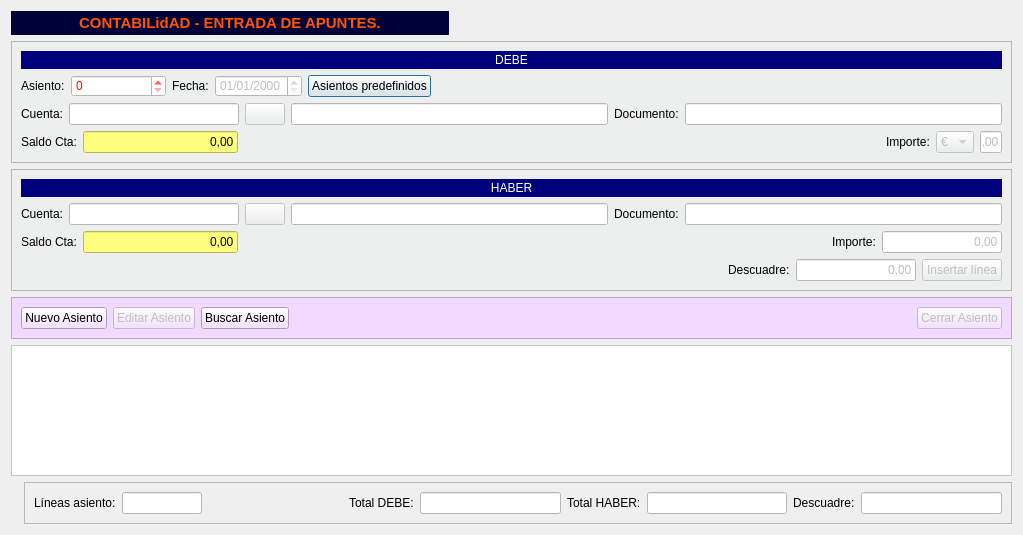
<?xml version="1.0" encoding="UTF-8"?>
<ui version="4.0">
 <class>FrmEntrada_apuntes</class>
 <widget class="QDialog" name="FrmEntrada_apuntes">
  <property name="geometry">
   <rect>
    <x>0</x>
    <y>0</y>
    <width>1023</width>
    <height>535</height>
   </rect>
  </property>
  <property name="windowTitle">
   <string>Dialog</string>
  </property>
  <layout class="QGridLayout" name="gridLayout_2">
   <item row="0" column="0" colspan="2">
    <widget class="QLabel" name="label_70">
     <property name="minimumSize">
      <size>
       <width>266</width>
       <height>24</height>
      </size>
     </property>
     <property name="maximumSize">
      <size>
       <width>438</width>
       <height>25</height>
      </size>
     </property>
     <property name="styleSheet">
      <string notr="true">background-color: rgb(0, 0, 57);</string>
     </property>
     <property name="text">
      <string>&lt;html&gt;&lt;head/&gt;&lt;body&gt;&lt;p&gt;&lt;span style=&quot; font-size:11pt; font-weight:600; color:#ff5500;&quot;&gt;CONTABILidAD - ENTRADA DE APUNTES.&lt;/span&gt;&lt;/p&gt;&lt;/body&gt;&lt;/html&gt;</string>
     </property>
     <property name="alignment">
      <set>Qt::AlignCenter</set>
     </property>
    </widget>
   </item>
   <item row="1" column="0" colspan="2">
    <widget class="QFrame" name="frame">
     <property name="styleSheet">
      <string notr="true">background-color: #ecefed;
</string>
     </property>
     <property name="frameShape">
      <enum>QFrame::StyledPanel</enum>
     </property>
     <property name="frameShadow">
      <enum>QFrame::Raised</enum>
     </property>
     <layout class="QGridLayout" name="gridLayout">
      <item row="1" column="0" colspan="6">
       <layout class="QHBoxLayout" name="horizontalLayout_3">
        <item>
         <widget class="QLabel" name="label">
          <property name="text">
           <string>Asiento:</string>
          </property>
         </widget>
        </item>
        <item>
         <widget class="QSpinBox" name="txtnum_asiento">
          <property name="minimumSize">
           <size>
            <width>95</width>
            <height>0</height>
           </size>
          </property>
          <property name="styleSheet">
           <string notr="true">background-color: rgb(255, 255, 255);
color: rgb(255, 0, 0);</string>
          </property>
         </widget>
        </item>
        <item>
         <widget class="QLabel" name="label_2">
          <property name="text">
           <string>Fecha:</string>
          </property>
         </widget>
        </item>
        <item>
         <widget class="QDateEdit" name="txtfecha_asiento">
          <property name="enabled">
           <bool>false</bool>
          </property>
          <property name="styleSheet">
           <string notr="true">background-color: rgb(255, 255, 255);</string>
          </property>
          <property name="displayFormat">
           <string>dd/MM/yyyy</string>
          </property>
         </widget>
        </item>
        <item>
         <widget class="QPushButton" name="pushButton">
          <property name="text">
           <string>Asientos predefinidos</string>
          </property>
         </widget>
        </item>
        <item>
         <spacer name="horizontalSpacer_4">
          <property name="orientation">
           <enum>Qt::Horizontal</enum>
          </property>
          <property name="sizeHint" stdset="0">
           <size>
            <width>40</width>
            <height>20</height>
           </size>
          </property>
         </spacer>
        </item>
       </layout>
      </item>
      <item row="3" column="3">
       <widget class="QLabel" name="label_6">
        <property name="text">
         <string>Importe:</string>
        </property>
       </widget>
      </item>
      <item row="3" column="4">
       <widget class="QComboBox" name="cbo_moneda">
        <property name="enabled">
         <bool>false</bool>
        </property>
        <item>
         <property name="text">
          <string>€</string>
         </property>
        </item>
        <item>
         <property name="text">
          <string>$</string>
         </property>
        </item>
        <item>
         <property name="text">
          <string>&amp;</string>
         </property>
        </item>
       </widget>
      </item>
      <item row="2" column="0" colspan="6">
       <layout class="QHBoxLayout" name="horizontalLayout_5">
        <item>
         <widget class="QLabel" name="label_3">
          <property name="text">
           <string>Cuenta:</string>
          </property>
         </widget>
        </item>
        <item>
         <widget class="QLineEdit" name="txtcuenta_debe">
          <property name="enabled">
           <bool>false</bool>
          </property>
          <property name="maximumSize">
           <size>
            <width>170</width>
            <height>16777215</height>
           </size>
          </property>
          <property name="styleSheet">
           <string notr="true">background-color: rgb(255, 255, 255);</string>
          </property>
         </widget>
        </item>
        <item>
         <widget class="QPushButton" name="btnbuscar_cuenta_debe">
          <property name="enabled">
           <bool>false</bool>
          </property>
          <property name="text">
           <string/>
          </property>
          <property name="icon">
           <iconset resource="../maya.qrc">
            <normaloff>:/Icons/PNG/search.png</normaloff>:/Icons/PNG/search.png</iconset>
          </property>
          <property name="iconSize">
           <size>
            <width>19</width>
            <height>19</height>
           </size>
          </property>
         </widget>
        </item>
        <item>
         <widget class="QLineEdit" name="txtdesc_cuenta_debe">
          <property name="enabled">
           <bool>false</bool>
          </property>
          <property name="styleSheet">
           <string notr="true">background-color: rgb(255, 255, 255);</string>
          </property>
         </widget>
        </item>
        <item>
         <widget class="QLabel" name="label_4">
          <property name="text">
           <string>Documento:</string>
          </property>
         </widget>
        </item>
        <item>
         <widget class="QLineEdit" name="txtdocumento_debe">
          <property name="enabled">
           <bool>false</bool>
          </property>
          <property name="styleSheet">
           <string notr="true">background-color: rgb(255, 255, 255);</string>
          </property>
         </widget>
        </item>
       </layout>
      </item>
      <item row="0" column="0" colspan="6">
       <widget class="QLabel" name="label_18">
        <property name="minimumSize">
         <size>
          <width>0</width>
          <height>18</height>
         </size>
        </property>
        <property name="styleSheet">
         <string notr="true">background-color: rgb(0, 0, 127);
color: rgb(255, 255, 255);</string>
        </property>
        <property name="text">
         <string>DEBE</string>
        </property>
        <property name="alignment">
         <set>Qt::AlignCenter</set>
        </property>
       </widget>
      </item>
      <item row="3" column="5">
       <widget class="QLineEdit" name="txtimporte_debe">
        <property name="enabled">
         <bool>false</bool>
        </property>
        <property name="maximumSize">
         <size>
          <width>120</width>
          <height>16777215</height>
         </size>
        </property>
        <property name="styleSheet">
         <string notr="true">background-color: rgb(255, 255, 255);</string>
        </property>
        <property name="text">
         <string>0,00</string>
        </property>
        <property name="alignment">
         <set>Qt::AlignRight|Qt::AlignTrailing|Qt::AlignVCenter</set>
        </property>
       </widget>
      </item>
      <item row="3" column="2">
       <spacer name="horizontalSpacer">
        <property name="orientation">
         <enum>Qt::Horizontal</enum>
        </property>
        <property name="sizeHint" stdset="0">
         <size>
          <width>747</width>
          <height>20</height>
         </size>
        </property>
       </spacer>
      </item>
      <item row="3" column="0">
       <widget class="QLabel" name="label_14">
        <property name="text">
         <string>Saldo Cta:</string>
        </property>
       </widget>
      </item>
      <item row="3" column="1">
       <widget class="QLineEdit" name="lineEdit">
        <property name="minimumSize">
         <size>
          <width>155</width>
          <height>0</height>
         </size>
        </property>
        <property name="maximumSize">
         <size>
          <width>155</width>
          <height>16777215</height>
         </size>
        </property>
        <property name="styleSheet">
         <string notr="true">background-color: rgb(255, 255, 127);</string>
        </property>
        <property name="text">
         <string>0,00</string>
        </property>
        <property name="alignment">
         <set>Qt::AlignRight|Qt::AlignTrailing|Qt::AlignVCenter</set>
        </property>
       </widget>
      </item>
     </layout>
    </widget>
   </item>
   <item row="2" column="0" colspan="2">
    <widget class="QFrame" name="frame_4">
     <property name="styleSheet">
      <string notr="true">background-color: #ecefed;</string>
     </property>
     <property name="frameShape">
      <enum>QFrame::StyledPanel</enum>
     </property>
     <property name="frameShadow">
      <enum>QFrame::Raised</enum>
     </property>
     <layout class="QVBoxLayout" name="verticalLayout">
      <item>
       <widget class="QLabel" name="label_17">
        <property name="minimumSize">
         <size>
          <width>0</width>
          <height>18</height>
         </size>
        </property>
        <property name="styleSheet">
         <string notr="true">background-color: rgb(0, 0, 127);
color: rgb(255, 255, 255);</string>
        </property>
        <property name="text">
         <string>HABER</string>
        </property>
        <property name="alignment">
         <set>Qt::AlignCenter</set>
        </property>
       </widget>
      </item>
      <item>
       <layout class="QHBoxLayout" name="horizontalLayout_6">
        <item>
         <widget class="QLabel" name="label_15">
          <property name="text">
           <string>Cuenta:</string>
          </property>
         </widget>
        </item>
        <item>
         <widget class="QLineEdit" name="txtcuenta_haber">
          <property name="enabled">
           <bool>false</bool>
          </property>
          <property name="maximumSize">
           <size>
            <width>170</width>
            <height>16777215</height>
           </size>
          </property>
          <property name="styleSheet">
           <string notr="true">background-color: rgb(255, 255, 255);</string>
          </property>
         </widget>
        </item>
        <item>
         <widget class="QPushButton" name="btnbuscar_cuenta_haber">
          <property name="enabled">
           <bool>false</bool>
          </property>
          <property name="text">
           <string/>
          </property>
          <property name="icon">
           <iconset resource="../maya.qrc">
            <normaloff>:/Icons/PNG/search.png</normaloff>:/Icons/PNG/search.png</iconset>
          </property>
          <property name="iconSize">
           <size>
            <width>19</width>
            <height>19</height>
           </size>
          </property>
         </widget>
        </item>
        <item>
         <widget class="QLineEdit" name="txtdesc_cuenta_haber">
          <property name="enabled">
           <bool>false</bool>
          </property>
          <property name="styleSheet">
           <string notr="true">background-color: rgb(255, 255, 255);</string>
          </property>
         </widget>
        </item>
        <item>
         <widget class="QLabel" name="label_13">
          <property name="text">
           <string>Documento:</string>
          </property>
         </widget>
        </item>
        <item>
         <widget class="QLineEdit" name="txtdoc_haber">
          <property name="enabled">
           <bool>false</bool>
          </property>
          <property name="styleSheet">
           <string notr="true">background-color: rgb(255, 255, 255);</string>
          </property>
         </widget>
        </item>
       </layout>
      </item>
      <item>
       <layout class="QHBoxLayout" name="horizontalLayout_7">
        <item>
         <widget class="QLabel" name="label_19">
          <property name="text">
           <string>Saldo Cta:</string>
          </property>
         </widget>
        </item>
        <item>
         <widget class="QLineEdit" name="lineEdit_2">
          <property name="maximumSize">
           <size>
            <width>155</width>
            <height>16777215</height>
           </size>
          </property>
          <property name="styleSheet">
           <string notr="true">background-color: rgb(255, 255, 127);</string>
          </property>
          <property name="text">
           <string>0,00</string>
          </property>
          <property name="alignment">
           <set>Qt::AlignRight|Qt::AlignTrailing|Qt::AlignVCenter</set>
          </property>
         </widget>
        </item>
        <item>
         <spacer name="horizontalSpacer_3">
          <property name="orientation">
           <enum>Qt::Horizontal</enum>
          </property>
          <property name="sizeHint" stdset="0">
           <size>
            <width>335</width>
            <height>20</height>
           </size>
          </property>
         </spacer>
        </item>
        <item>
         <widget class="QLabel" name="label_12">
          <property name="text">
           <string>Importe:</string>
          </property>
         </widget>
        </item>
        <item>
         <widget class="QLineEdit" name="txtimporte_haber">
          <property name="enabled">
           <bool>false</bool>
          </property>
          <property name="maximumSize">
           <size>
            <width>120</width>
            <height>16777215</height>
           </size>
          </property>
          <property name="styleSheet">
           <string notr="true">background-color: rgb(255, 255, 255);</string>
          </property>
          <property name="text">
           <string>0,00</string>
          </property>
          <property name="alignment">
           <set>Qt::AlignRight|Qt::AlignTrailing|Qt::AlignVCenter</set>
          </property>
         </widget>
        </item>
       </layout>
      </item>
      <item>
       <layout class="QHBoxLayout" name="horizontalLayout_2">
        <item>
         <spacer name="horizontalSpacer_5">
          <property name="orientation">
           <enum>Qt::Horizontal</enum>
          </property>
          <property name="sizeHint" stdset="0">
           <size>
            <width>40</width>
            <height>20</height>
           </size>
          </property>
         </spacer>
        </item>
        <item>
         <widget class="QLabel" name="label_16">
          <property name="text">
           <string>Descuadre:</string>
          </property>
         </widget>
        </item>
        <item>
         <widget class="QLineEdit" name="txtdescuadre_linea">
          <property name="enabled">
           <bool>false</bool>
          </property>
          <property name="maximumSize">
           <size>
            <width>120</width>
            <height>16777215</height>
           </size>
          </property>
          <property name="styleSheet">
           <string notr="true">background-color: rgb(255, 255, 255);</string>
          </property>
          <property name="text">
           <string>0,00</string>
          </property>
          <property name="alignment">
           <set>Qt::AlignRight|Qt::AlignTrailing|Qt::AlignVCenter</set>
          </property>
          <property name="readOnly">
           <bool>true</bool>
          </property>
         </widget>
        </item>
        <item>
         <widget class="QPushButton" name="btnanadir_linea">
          <property name="enabled">
           <bool>false</bool>
          </property>
          <property name="text">
           <string>Insertar línea</string>
          </property>
          <property name="icon">
           <iconset resource="../maya.qrc">
            <normaloff>:/Icons/PNG/add.png</normaloff>:/Icons/PNG/add.png</iconset>
          </property>
         </widget>
        </item>
       </layout>
      </item>
     </layout>
    </widget>
   </item>
   <item row="3" column="0" colspan="2">
    <widget class="QFrame" name="frame_3">
     <property name="styleSheet">
      <string notr="true">background-color: rgb(241, 217, 255);</string>
     </property>
     <property name="frameShape">
      <enum>QFrame::StyledPanel</enum>
     </property>
     <property name="frameShadow">
      <enum>QFrame::Raised</enum>
     </property>
     <layout class="QHBoxLayout" name="horizontalLayout_4">
      <item>
       <widget class="QPushButton" name="btnnuevo_asiento">
        <property name="text">
         <string>Nuevo Asiento</string>
        </property>
        <property name="icon">
         <iconset resource="../maya.qrc">
          <normaloff>:/Icons/PNG/add.png</normaloff>:/Icons/PNG/add.png</iconset>
        </property>
        <property name="iconSize">
         <size>
          <width>17</width>
          <height>17</height>
         </size>
        </property>
       </widget>
      </item>
      <item>
       <widget class="QPushButton" name="btneditar_asiento">
        <property name="enabled">
         <bool>false</bool>
        </property>
        <property name="text">
         <string>Editar Asiento</string>
        </property>
        <property name="icon">
         <iconset resource="../maya.qrc">
          <normaloff>:/Icons/PNG/edit.png</normaloff>:/Icons/PNG/edit.png</iconset>
        </property>
        <property name="iconSize">
         <size>
          <width>17</width>
          <height>17</height>
         </size>
        </property>
       </widget>
      </item>
      <item>
       <widget class="QPushButton" name="btnbuscar_asiento">
        <property name="text">
         <string>Buscar Asiento</string>
        </property>
        <property name="icon">
         <iconset resource="../maya.qrc">
          <normaloff>:/Icons/PNG/search.png</normaloff>:/Icons/PNG/search.png</iconset>
        </property>
        <property name="iconSize">
         <size>
          <width>17</width>
          <height>17</height>
         </size>
        </property>
       </widget>
      </item>
      <item>
       <spacer name="horizontalSpacer_2">
        <property name="orientation">
         <enum>Qt::Horizontal</enum>
        </property>
        <property name="sizeHint" stdset="0">
         <size>
          <width>40</width>
          <height>20</height>
         </size>
        </property>
       </spacer>
      </item>
      <item>
       <widget class="QPushButton" name="btncerrar_asiento">
        <property name="enabled">
         <bool>false</bool>
        </property>
        <property name="text">
         <string>Cerrar Asiento</string>
        </property>
        <property name="icon">
         <iconset resource="../maya.qrc">
          <normaloff>:/Icons/PNG/OK.png</normaloff>:/Icons/PNG/OK.png</iconset>
        </property>
        <property name="iconSize">
         <size>
          <width>17</width>
          <height>17</height>
         </size>
        </property>
       </widget>
      </item>
     </layout>
    </widget>
   </item>
   <item row="4" column="0" colspan="2">
    <widget class="QTableView" name="tabla_asientos">
     <property name="styleSheet">
      <string notr="true">background-color: rgb(255, 255, 255);
alternate-background-color: rgb(255, 220, 255);</string>
     </property>
     <property name="alternatingRowColors">
      <bool>true</bool>
     </property>
     <property name="selectionMode">
      <enum>QAbstractItemView::SingleSelection</enum>
     </property>
     <property name="selectionBehavior">
      <enum>QAbstractItemView::SelectRows</enum>
     </property>
    </widget>
   </item>
   <item row="5" column="0">
    <widget class="QLabel" name="label_7">
     <property name="maximumSize">
      <size>
       <width>87</width>
       <height>50</height>
      </size>
     </property>
     <property name="text">
      <string/>
     </property>
     <property name="pixmap">
      <pixmap resource="../maya.qrc">:/Icons/PNG/NeuX.png</pixmap>
     </property>
     <property name="scaledContents">
      <bool>true</bool>
     </property>
    </widget>
   </item>
   <item row="5" column="1">
    <widget class="QFrame" name="frame_2">
     <property name="frameShape">
      <enum>QFrame::StyledPanel</enum>
     </property>
     <property name="frameShadow">
      <enum>QFrame::Raised</enum>
     </property>
     <layout class="QHBoxLayout" name="horizontalLayout">
      <item>
       <widget class="QLabel" name="label_8">
        <property name="text">
         <string>Líneas asiento:</string>
        </property>
       </widget>
      </item>
      <item>
       <widget class="QLineEdit" name="txtlineas_asiento">
        <property name="maximumSize">
         <size>
          <width>80</width>
          <height>16777215</height>
         </size>
        </property>
        <property name="styleSheet">
         <string notr="true">background-color: rgb(255, 255, 255);</string>
        </property>
        <property name="alignment">
         <set>Qt::AlignRight|Qt::AlignTrailing|Qt::AlignVCenter</set>
        </property>
        <property name="readOnly">
         <bool>true</bool>
        </property>
       </widget>
      </item>
      <item>
       <spacer name="horizontalSpacer_6">
        <property name="orientation">
         <enum>Qt::Horizontal</enum>
        </property>
        <property name="sizeHint" stdset="0">
         <size>
          <width>40</width>
          <height>20</height>
         </size>
        </property>
       </spacer>
      </item>
      <item>
       <widget class="QLabel" name="label_9">
        <property name="text">
         <string>Total DEBE:</string>
        </property>
       </widget>
      </item>
      <item>
       <widget class="QLineEdit" name="txttotal_debe">
        <property name="styleSheet">
         <string notr="true">background-color: rgb(255, 255, 255);</string>
        </property>
        <property name="alignment">
         <set>Qt::AlignRight|Qt::AlignTrailing|Qt::AlignVCenter</set>
        </property>
        <property name="readOnly">
         <bool>true</bool>
        </property>
       </widget>
      </item>
      <item>
       <widget class="QLabel" name="label_10">
        <property name="text">
         <string>Total HABER:</string>
        </property>
       </widget>
      </item>
      <item>
       <widget class="QLineEdit" name="txttotal_haber">
        <property name="styleSheet">
         <string notr="true">background-color: rgb(255, 255, 255);</string>
        </property>
        <property name="alignment">
         <set>Qt::AlignRight|Qt::AlignTrailing|Qt::AlignVCenter</set>
        </property>
        <property name="readOnly">
         <bool>true</bool>
        </property>
       </widget>
      </item>
      <item>
       <widget class="QLabel" name="label_11">
        <property name="text">
         <string>Descuadre:</string>
        </property>
       </widget>
      </item>
      <item>
       <widget class="QLineEdit" name="txtdescuadre_asiento">
        <property name="styleSheet">
         <string notr="true">background-color: rgb(255, 255, 255);</string>
        </property>
        <property name="alignment">
         <set>Qt::AlignRight|Qt::AlignTrailing|Qt::AlignVCenter</set>
        </property>
        <property name="readOnly">
         <bool>true</bool>
        </property>
       </widget>
      </item>
     </layout>
    </widget>
   </item>
  </layout>
  <zorder>tabla_asientos</zorder>
  <zorder>frame</zorder>
  <zorder>label_7</zorder>
  <zorder>frame_2</zorder>
  <zorder>frame_3</zorder>
  <zorder>frame_4</zorder>
  <zorder>label_70</zorder>
 </widget>
 <tabstops>
  <tabstop>txtfecha_asiento</tabstop>
  <tabstop>txtcuenta_debe</tabstop>
  <tabstop>btnbuscar_cuenta_debe</tabstop>
  <tabstop>txtdesc_cuenta_debe</tabstop>
  <tabstop>txtdocumento_debe</tabstop>
  <tabstop>cbo_moneda</tabstop>
  <tabstop>txtimporte_debe</tabstop>
  <tabstop>txtcuenta_haber</tabstop>
  <tabstop>btnbuscar_cuenta_haber</tabstop>
  <tabstop>txtdesc_cuenta_haber</tabstop>
  <tabstop>txtdoc_haber</tabstop>
  <tabstop>txtimporte_haber</tabstop>
  <tabstop>txtdescuadre_linea</tabstop>
  <tabstop>btnanadir_linea</tabstop>
  <tabstop>btnnuevo_asiento</tabstop>
  <tabstop>btneditar_asiento</tabstop>
  <tabstop>btnbuscar_asiento</tabstop>
  <tabstop>btncerrar_asiento</tabstop>
  <tabstop>tabla_asientos</tabstop>
  <tabstop>txtlineas_asiento</tabstop>
  <tabstop>txttotal_debe</tabstop>
  <tabstop>txttotal_haber</tabstop>
  <tabstop>txtdescuadre_asiento</tabstop>
 </tabstops>
 <resources>
  <include location="../maya.qrc"/>
 </resources>
 <connections/>
</ui>
